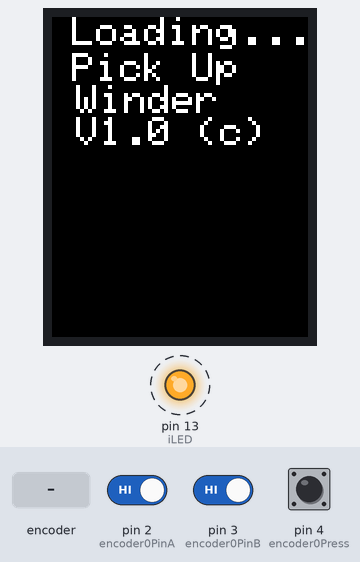
This sketch was run on a simulated Arduino Uno, built with avr-gcc and run on an emulated ATmega328P. Parts: 128×160 colour display, output pins drawn as LEDs (lit = HIGH). Dashed ring = blinking. Inputs (shaded band) come from the test bench; at power-on: pin 4 (encoder0Press) HIGH, pin 2 (encoder0PinA) HIGH, pin 3 (encoder0PinB) HIGH. What the sketch prints to the serial monitor is not drawn.

Above: at 1.4 s.
1.5 s: pin 4 (encoder0Press) driven LOW
At 4.0 s:
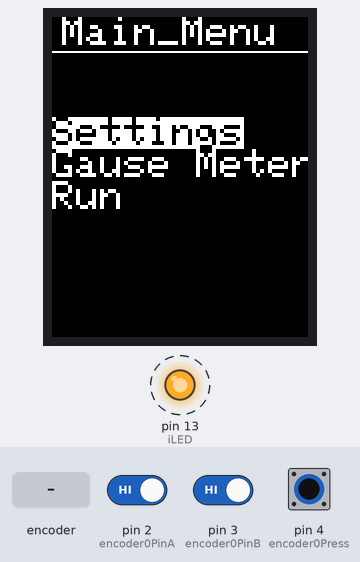
4.5 s: rotary encoder on pin 2 (encoder0PinA) / pin 3 (encoder0PinB) turned 2 steps (second pin leading)
At 5.9 s:
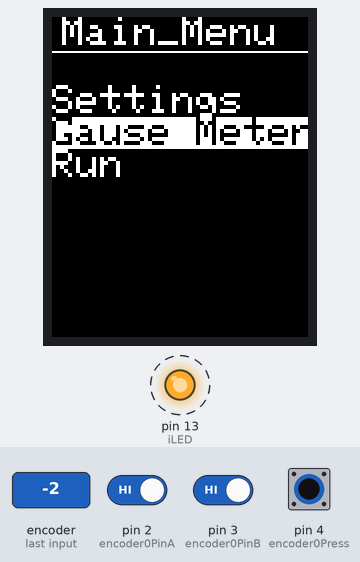
7.9 s: rotary encoder on pin 2 (encoder0PinA) / pin 3 (encoder0PinB) turned 2 steps (second pin leading)
At 9.5 s:
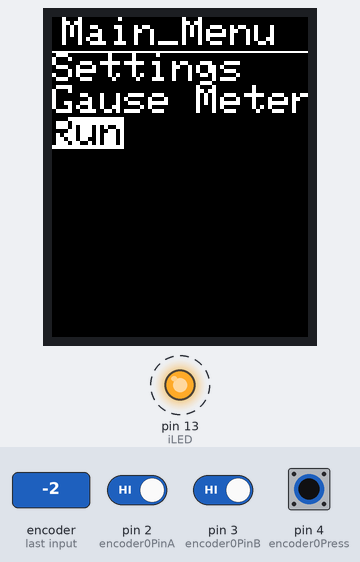
11.3 s: pin 4 (encoder0Press) pulsed HIGH 5 times (0.12 s each, 0.3 s apart)
At 14.0 s:
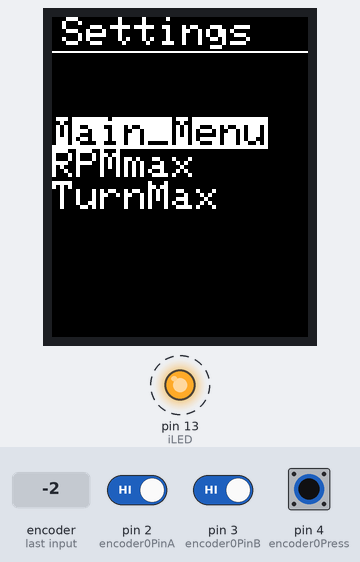
14.3 s: rotary encoder on pin 2 (encoder0PinA) / pin 3 (encoder0PinB) turned 2 steps (second pin leading)
At 16.1 s:
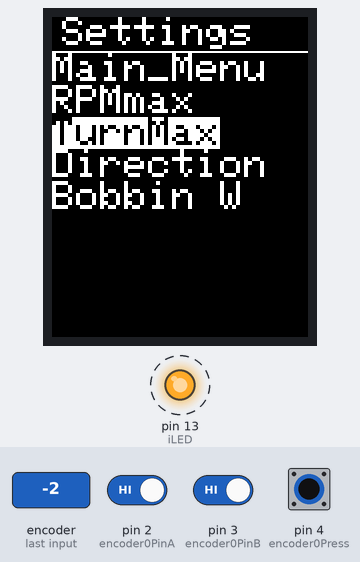
17.7 s: rotary encoder on pin 2 (encoder0PinA) / pin 3 (encoder0PinB) turned 2 steps (second pin leading)
At 20.1 s:
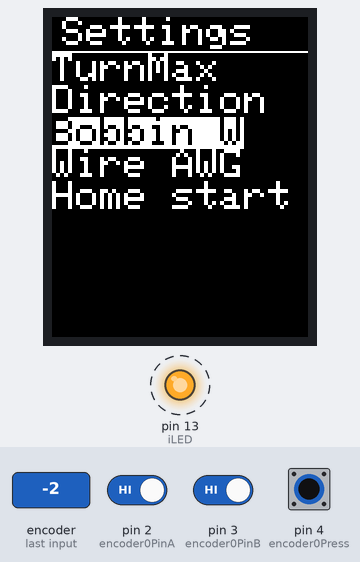
Timing chart, 0 to 22.1 s (numbered marks = the images above; inputs shaded):
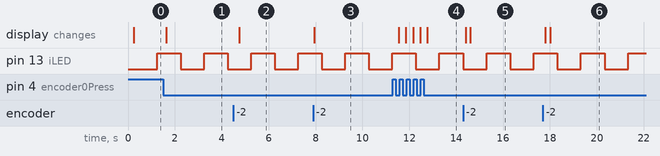

Measured:
- after the input at 1.5 s, the display: first changes after 0.12 s (image 1 shows a later state)
- after the input at 4.5 s, the display: changes after 0.25 s (image 2)
- after the input at 7.9 s, the display: changes after 0.05 s (image 3)
- after the input at 11.3 s, the display: first changes after 0.25 s (image 4 shows a later state)
- after the input at 14.3 s, the display: first changes after 0.11 s (image 5 shows a later state)
- after the input at 17.7 s, the display: first changes after 0.11 s (image 6 shows a later state)
- by itself, pin 13 (iLED): alternates HIGH for 1.0 s and LOW for 1.0 s

The sketch:

Menu_Test_Code_Va1.ino
```cpp
/*

    OLED display - SPI ST7735S
    160x128
    Notes:   text size 1 = 21 x 8
             text size 2 = 10 x 4
             text size 3 =
    --------------------------------------------------------------------


*/
/*
Winder Programing Model
----------------------------------
Menu - Settings - RPMmax = 1500
                - turnsMax = 5000
                - direction = CW           // CW=1 CCW=0
                - Bobbin Width = 7
                - Wire Dia = 0.0635        // 42 AWG = 0.0632 mm
                - Home Start = 8000
                - Duty = 100
                - AccelMax
                - Step/sec speed
                - Stepper Speed offset
                - Scatter Wind

Menu - Gause Meter - Gause
                   - pole

Menu - Run - run
           - stop/pause
------------------------------------
Menu - Settings
     - Gause
     - Run

Run - RPM = value
    - Winds = value
    - Wire Lenght
    - # of Layers

Gause - Gause = value
      - pole = value

--------- for future options
Scatter - yes
        - offset to algorythm
        - by layers, by turns, by speed movements
---------
--------------------------------------
Menu Mode -
          - off, idle, menu, value, message.

Mode      - menu, gause, run.

*/

//=== Includes ===
#include <Arduino.h>                                   // required by platformIO
#include <Wire.h>
#include <Adafruit_GFX.h>
#include <Adafruit_ST7735.h>
#include <SPI.h>
//#define SSD1306_NO_SPLASH
//=== Setting Variables ===

#define encoder0PinA  2                  // Rotary encoder gpio pin - #
#define encoder0PinB  3                  // Rotary encoder gpio pin - #
#define encoder0Press 4                  // Rotary encoder button gpio pin - #

//=== OLED ===
// SPI TFT ST7735S
#define TFT_CS  10                        // Chip select line for TFT display
#define TFT_DC   8                        // Data/command line for TFT
#define TFT_RST  -1                       // Reset line for TFT (or connect to +5V)
Adafruit_ST7735 display = Adafruit_ST7735(TFT_CS, TFT_DC, TFT_RST);

// color definitions
const uint16_t  Black        = 0x0000;
const uint16_t  Blue         = 0x001F;
const uint16_t  Red          = 0xF800;
const uint16_t  Green        = 0x07E0;
const uint16_t  Cyan         = 0x07FF;
const uint16_t  Magenta      = 0xF81F;
const uint16_t  Yellow       = 0xFFE0;
const uint16_t  White        = 0xFFFF;

// The colors we actually want to use
uint16_t        Text_Color         = White;
uint16_t        Backround_Color    = Black;
bool isDisplayVisible = true;

//=== Misc Menu ===
const int serialDebug = 1;
const int iLED = 13;                      // onboard indicator led gpio pin
#define BUTTONPRESSEDSTATE 0              // rotary encoder gpio pin logic level when the button is pressed (usually 0)
#define DEBOUNCEDELAY 100                 // debounce delay for button inputs
const int menuTimeout = 10;               // menu inactivity timeout (seconds)
const bool menuLargeText = 0;             // show larger text when possible (if struggling to read the small text)
const int maxMenuItems = 12;              // max number of items used in any of the menus (keep as low as possible to save memory)
const int itemTrigger = 2;                // rotary encoder - counts per tick (varies between encoders usually 1 or 2)
const int topLine = 18;                   // y position of lower area of the display (18 with two colour displays)
const byte lineSpace1 = 9;                // line spacing for textsize 1 (small text)
const byte lineSpace2 = 17;               // line spacing for textsize 2 (large text)
const int displayMaxLines = 5;            // max lines that can be displayed in lower section of display in textsize1 (5 on larger oLeds)
const int maxMenuTitleLength = 10;        // max characters per line when using text size 2 (usually 10)

// -------------------------------------------------------------------------------------------------


enum runModes {
    main, gause, run,
};
runModes runMode = main;

//=== Menu Variable Class ===
// modes that the menu system can be in
enum menuModes {
      off,                                  // display is off
      idle,                                 // Idle mode
      menu,                                 // a menu is active
      value,                                // 'enter a value' none blocking is active
      message,                              // displaying a message
};
menuModes menuMode = off;                   // default mode at startup is off

struct oledMenus {
    // menu
    String menuTitle = "";                    // the title of active mode
    int noMenuItems = 0;                      // number if menu items in the active menu
    int selectedMenuItem = 0;                 // when a menu item is selected it is flagged here until actioned and cleared
    int highlightedMenuItem = 0;              // which item is curently highlighted in the menu
    String menuItems[maxMenuItems+1];         // store for the menu item titles
    uint32_t lastMenuActivity = 0;            // time the menu last saw any activity (used for timeout)
    // 'enter a value'
    int mValueEntered = 0;                    // store for number entered by value entry menu
    int mValueLow = 0;                        // lowest allowed value
    int mValueHigh = 0;                       // highest allowed value
    int mValueStep = 0;                       // step size when encoder is turned
};
oledMenus oMenu;

struct rotaryEncoders {
    volatile int encoder0Pos = 0;             // current value selected with rotary encoder (updated by interrupt routine)
    volatile bool encoderPrevA;               // used to debounced rotary encoder
    volatile bool encoderPrevB;               // used to debounced rotary encoder
    uint32_t reLastButtonChange = 0;          // last time state of button changed (for debouncing)
    bool encoderPrevButton = 0;               // used to debounce button
    int reButtonDebounced = 0;                // debounced current button state (1 when pressed)
    const bool reButtonPressedState = BUTTONPRESSEDSTATE;  // the logic level when the button is pressed
    const uint32_t reDebounceDelay = DEBOUNCEDELAY;        // button debounce delay setting
    bool reButtonPressed = 0;                 // flag set when the button is pressed (it has to be manually reset)
};
rotaryEncoders rEnc;

//=================================================
//=== Menu Code ===
void defaultMode(){

}
// Start the default menu
void defaultMenu() {
  mainMenu();
}

void mainMenu(){                                // Populate Main Menu info
  String list[]={
    "Settings", "Gause Meter", "Run"};
  return createMenu("Main_Menu", 3, &list[0]);
}

void settings(){                                // Populate Settings info
  String list[]={
    "Main_Menu","RPMmax", "TurnMax", "Direction", "Bobbin W", "Wire AWG", "Home start", "Duty"};
  return createMenu("Settings", 8, &list[0]);
}

void gauseMeter(){
 // Do Gause Stuff
}
void windRun(){
  // Do Run Stuff
}
// Create the Menu
void createMenu(String title, int noItems, String *list) {
    resetMenu();                                   // clear any previous menu
    menuMode = menu;                               // enable menu mode
    oMenu.noMenuItems = noItems;                   // set the number of items in this menu
    oMenu.menuTitle = title;                       // menus title (used to identify it)

    for (int i=1; i <= noItems; i++) {
      oMenu.menuItems[i] = list[i-1];              // set the menu items
    }

}

void subMenuActions(){
  if(oMenu.menuTitle == "Settings"){
    if (oMenu.selectedMenuItem == 1) {
      mainMenu();
    }
    if (oMenu.selectedMenuItem == 2) {
      value1("RPMMax", 0, 2500, 10, 1150);       // enter a value
    }
    if (oMenu.selectedMenuItem == 3) {
      value1("TurnMax", 2500, 11000, 1, 5000);
    }
    if (oMenu.selectedMenuItem == 4) {
      value1("Direction", 0, 1, 1, 1);     //<---- Convert CW=1 CCW=0
    }
    if (oMenu.selectedMenuItem == 5) {
      value1("Bobbin W", 0, 25, 1, 7);
    }
    if (oMenu.selectedMenuItem == 6) {
      value1("Wire AWG", 42, 44, 1, 42);    //<---- Convert 42 AWG to 0.0632 mm
    }
    if (oMenu.selectedMenuItem == 7) {
      value1("Home Start", 100, 16000, 1, 8000);
      //value1("Home Start");       // enter a value
    }
    if (oMenu.selectedMenuItem == 8) {
      value1("TurnMax", 0, 100, 1, 100);
      //value1("Duty");       // enter a value
    }
  }
  oMenu.selectedMenuItem = 0;                // clear menu item selected flag
}
// actions for menu selections are put in here
void menuActions() {

  // actions when an item is selected in "main_menu"
  if (oMenu.menuTitle == "Main_Menu") {

    // create a menu from a list
    if (oMenu.selectedMenuItem == 1) {
      settings();
    }

    if (oMenu.selectedMenuItem == 2) {
      resetMenu();
      oMenu.menuTitle = "Gause Meter";
      gauseMeter();
      displayMessage("Message", "This is\n Gause Meter");
    }

    if (oMenu.selectedMenuItem == 3) {
      oMenu.menuTitle = "Run";
      windRun();
      displayMessage("Message", "This is\n Run Screen");
    }

    oMenu.selectedMenuItem = 0;                // clear menu item selected flag
  }

}  // menuActions

// demonstration enter a value
void value1(String title, int low, int high, int step, int start) {
  resetMenu();                           // clear any previous menu
  menuMode = value;                      // enable value entry
  oMenu.menuTitle = title;               // title (used to identify which number was entered)
  oMenu.mValueLow = low;                 // minimum value allowed
  oMenu.mValueHigh = high;               // maximum value allowed
  oMenu.mValueStep = step;               // step size
  oMenu.mValueEntered = start;           // starting value
}

void resetMenu() {
  // Reset all menu variables / flags
    menuMode = off;                      // Set State Idle?
    oMenu.selectedMenuItem = 0;
    rEnc.encoder0Pos = 0;
    oMenu.noMenuItems = 0;
    oMenu.menuTitle = "";
    oMenu.highlightedMenuItem = 0;
    oMenu.mValueEntered = 0;
    rEnc.reButtonPressed = 0;
    oMenu.lastMenuActivity = millis();   // log time
  // clear oled display
    display.fillScreen(Black);
}

void reUpdateButton() {
    bool tReading = digitalRead(encoder0Press);                     // read current button state
    if (tReading != rEnc.encoderPrevButton) rEnc.reLastButtonChange = millis();          // if it has changed reset timer
    if ( (unsigned long)(millis() - rEnc.reLastButtonChange) > rEnc.reDebounceDelay ) {  // if button state is stable
       if (rEnc.encoderPrevButton == rEnc.reButtonPressedState) {
        if (rEnc.reButtonDebounced == 0) {                          // if the button has been pressed
          rEnc.reButtonPressed = 1;                                 // flag set when the button has been pressed
          if (menuMode == off) defaultMenu();                       // if the display is off start the default menu
        }
        rEnc.reButtonDebounced = 1;                                 // debounced button status  (1 when pressed)
      } else {
        rEnc.reButtonDebounced = 0;
      }
    }
    rEnc.encoderPrevButton = tReading;                              // update last state read
}

void doEncoder() {

  bool pinA = digitalRead(encoder0PinA);
  bool pinB = digitalRead(encoder0PinB);

  if ( (rEnc.encoderPrevA == pinA && rEnc.encoderPrevB == pinB) ) return;
  // no change since last time (i.e. reject bounce)

  // same direction (alternating between 0,1 and 1,0 in one direction
  // or 1,1 and 0,0 in the other direction)
         if (rEnc.encoderPrevA == 1 && rEnc.encoderPrevB == 0
            && pinA == 0 && pinB == 1) rEnc.encoder0Pos -= 1;
    else if (rEnc.encoderPrevA == 0 && rEnc.encoderPrevB == 1
            && pinA == 1 && pinB == 0) rEnc.encoder0Pos -= 1;
    else if (rEnc.encoderPrevA == 0 && rEnc.encoderPrevB == 0
            && pinA == 1 && pinB == 1) rEnc.encoder0Pos += 1;
    else if (rEnc.encoderPrevA == 1 && rEnc.encoderPrevB == 1
            && pinA == 0 && pinB == 0) rEnc.encoder0Pos += 1;

  // change of direction
    else if (rEnc.encoderPrevA == 1 && rEnc.encoderPrevB == 0
            && pinA == 0 && pinB == 0) rEnc.encoder0Pos += 1;
    else if (rEnc.encoderPrevA == 0 && rEnc.encoderPrevB == 1
            && pinA == 1 && pinB == 1) rEnc.encoder0Pos += 1;
    else if (rEnc.encoderPrevA == 0 && rEnc.encoderPrevB == 0
            && pinA == 1 && pinB == 0) rEnc.encoder0Pos -= 1;
    else if (rEnc.encoderPrevA == 1 && rEnc.encoderPrevB == 1
            && pinA == 0 && pinB == 1) rEnc.encoder0Pos -= 1;

  // update previous readings
    rEnc.encoderPrevA = pinA;
    rEnc.encoderPrevB = pinB;
}

void displayMessage(String title, String prtMessage) {
  resetMenu();                                                            // Reset the Menu
  menuMode = message;                                                     // Mode = message

  //display.fillScreen(Black);
  display.setTextColor(White);

  // title
    display.setCursor(10, 0);                                             // Position of Title
    if (menuLargeText) {                                                  // menuLargeText 0
      display.setTextSize(2);
      display.println(title.substring(0, maxMenuTitleLength));            // maxManuTitleLength 10 Char
    } else {                                                              // Message lenght
      if (title.length() > maxMenuTitleLength) display.setTextSize(1);
      else display.setTextSize(2);                                        // Set Text size
      display.println(title);                                             // Print the Title
    }

  // message
    display.setCursor(10, topLine);                                       // Position of Message, Topline 18
    display.setTextSize(2);                                               // Set Text size
    display.println(prtMessage);                                             // Print the Message

 }

void serviceMenu() {

    // rotary encoder check CW and CCW and Button Press
    // Move cursor
      if (rEnc.encoder0Pos >= itemTrigger) {
        rEnc.encoder0Pos -= itemTrigger;
        oMenu.highlightedMenuItem++;
        oMenu.lastMenuActivity = millis();   // log time
        display.fillScreen(Black);
      }
      if (rEnc.encoder0Pos <= -itemTrigger) {
        rEnc.encoder0Pos += itemTrigger;
        oMenu.highlightedMenuItem--;
        oMenu.lastMenuActivity = millis();   // log time
        display.fillScreen(Black);
      }
      if (rEnc.reButtonPressed == 1) {
        oMenu.selectedMenuItem = oMenu.highlightedMenuItem;     // flag that the item has been selected
        oMenu.lastMenuActivity = millis();   // log time
      }
        // verify valid highlighted item
      if (oMenu.highlightedMenuItem > oMenu.noMenuItems) oMenu.highlightedMenuItem = oMenu.noMenuItems;
      if (oMenu.highlightedMenuItem < 1) oMenu.highlightedMenuItem = 1;

    const int centerLine = displayMaxLines / 2 + 1;    // mid list point
    display.setTextColor(White);

    // title
      display.setCursor(5, 0);
      if (menuLargeText) {
        display.setTextSize(2);
        display.println(oMenu.menuItems[oMenu.highlightedMenuItem].substring(0, maxMenuTitleLength));
      } else {
        if (oMenu.menuTitle.length() > maxMenuTitleLength) display.setTextSize(1);
        else display.setTextSize(2);
        display.println(oMenu.menuTitle);
      }
      display.drawLine(0, topLine-1, display.width(), topLine-1, White);       // draw horizontal line under title

    // menu
      display.setTextSize(2);
      display.setCursor(0, topLine);
      for (int i=1; i <= displayMaxLines; i++) {
        int item = oMenu.highlightedMenuItem - centerLine + i;
        if (item == oMenu.highlightedMenuItem) display.setTextColor(Black, White);
        else display.setTextColor(White);
        if (item > 0 && item <= oMenu.noMenuItems) display.println(oMenu.menuItems[item]);
        else display.println(" ");
      }
}
// actions for value entered put in here
void menuValues() {

    String tString = String(oMenu.mValueEntered);
    displayMessage("ENTERED", "\nThe value:\n    " + tString);
    // alternatively use 'resetMenu()' here to turn menus off after value entered
    // or use 'defaultMenu()' to re-start the default menu

}
int serviceValue() {

   const int valueSpacingX = 30;  // spacing for the displayed value x position
   const int valueSpacingY = 5;   // spacing for the displayed value y position

   uint32_t tTime;

   // rotary encoder
   if (rEnc.encoder0Pos >= itemTrigger) {
     rEnc.encoder0Pos -= itemTrigger;
     oMenu.mValueEntered -= oMenu.mValueStep;
     oMenu.lastMenuActivity = millis();  // log time
     display.fillScreen(Black);
   }
   if (rEnc.encoder0Pos <= -itemTrigger) {
     rEnc.encoder0Pos += itemTrigger;
     oMenu.mValueEntered += oMenu.mValueStep;
     oMenu.lastMenuActivity = millis();  // log time
     display.fillScreen(Black);
   }
   if (oMenu.mValueEntered < oMenu.mValueLow) {
     oMenu.mValueEntered = oMenu.mValueLow;
     oMenu.lastMenuActivity = millis();  // log time
   }
   if (oMenu.mValueEntered > oMenu.mValueHigh) {
     oMenu.mValueEntered = oMenu.mValueHigh;
     oMenu.lastMenuActivity = millis();  // log time
   }

   //display.fillScreen(Black);
   display.setTextColor(White);

   // title
   display.setCursor(0, 0);
   if (oMenu.menuTitle.length() > maxMenuTitleLength) display.setTextSize(1);
   else
     display.setTextSize(2);
   display.println(oMenu.menuTitle);
   display.drawLine(0, topLine - 1, display.width(), topLine - 1, White);  // draw horizontal line under title

   // value selected
   display.setCursor(valueSpacingX, topLine + valueSpacingY);
   display.setTextSize(3);
   display.println(oMenu.mValueEntered);

   // range
   display.setCursor(0, display.height() - lineSpace1 - 1);  // bottom of display
   display.setTextSize(1);
   display.println(String(oMenu.mValueLow) + " to " + String(oMenu.mValueHigh));

   // bar
   int Tlinelength = map(oMenu.mValueEntered, oMenu.mValueLow, oMenu.mValueHigh, 0, display.width());
   display.drawLine(0, display.height() - 1, Tlinelength, display.height() - 1, White);

   reUpdateButton();                                            // check status of button
   tTime = (unsigned long)(millis() - oMenu.lastMenuActivity);  // time since last activity
 }

//========================================
void setup() {

  Serial.begin(115200);
  while (!Serial); delay(50);     // start serial comms
  Serial.println("\n\n\nStarting menu demo\n");

  pinMode(iLED, OUTPUT);                               // onboard indicator led

  // ST7735S TFT
  display.initR(INITR_BLACKTAB);                       // initialize a ST7735S chip, black tab
  display.setFont();
  display.fillScreen(Backround_Color);
  display.setTextColor(Text_Color);
  display.setTextWrap(false);                          // Allow text to run off right edge
  // home the cursor
  display.setCursor(5,0);
  // the display is now on
  display.enableDisplay(isDisplayVisible);

  // configure gpio pins for rotary encoder
    pinMode(encoder0Press, INPUT_PULLUP);
    pinMode(encoder0PinA, INPUT);
    pinMode(encoder0PinB, INPUT);


  // Interrupt for reading the rotary encoder position
    rEnc.encoder0Pos = 0;
    attachInterrupt(digitalPinToInterrupt(encoder0PinA), doEncoder, CHANGE);

  // display greeting message - pressing button will start menu
    displayMessage("Loading...", "Pick Up\n Winder\n V1.0 (c)");
}
//========================================

//========================================
void loop() {

  reUpdateButton();               // update rotary encoder button status (if pressed activate default menu)
  if (menuMode == off) return;    // if menu system is turned off do nothing more

  // if no recent activity then turn oled off
    if ( (unsigned long)(millis() - oMenu.lastMenuActivity) > (menuTimeout * 1000) ) {
      resetMenu();
      return;
    }

    switch (menuMode) {

      // if there is an active menu
      case menu:
        serviceMenu();
        menuActions();
        subMenuActions();
        break;

      // if active 'enter value'
      case value:
        serviceValue();
        if (rEnc.reButtonPressed) {                        // if the button has been pressed
          menuValues();                                    // a value has been entered so action it
          break;
        }

      // if a message is being displayed
      case message:
        if (rEnc.reButtonPressed == 1) defaultMenu();    // if button has been pressed return to default menu
        break;
    }

  // flash onboard led
    static uint32_t ledTimer = millis();
    if ( (unsigned long)(millis() - ledTimer) > 1000 ) {
      digitalWrite(iLED, !digitalRead(iLED));
      ledTimer = millis();
    }

}  // oledLoop
//==================================================
```
